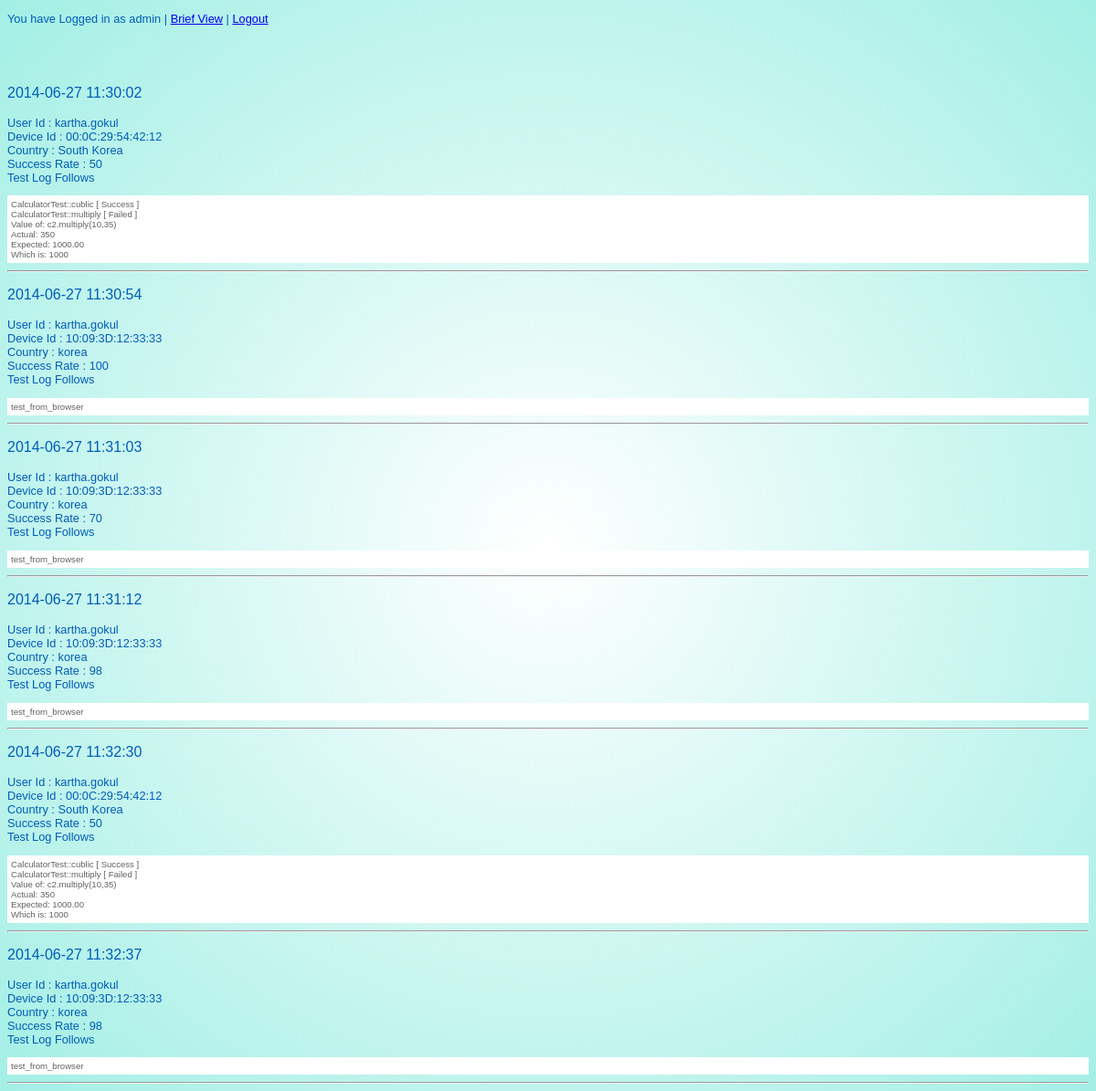
/completelog.php (signed in), run on the app's committed database.
### tables this page shows
CREATE TABLE IF NOT EXISTS `test_data` (
  `userid` varchar(6000) NOT NULL,
  `machineid` varchar(6000) NOT NULL,
  `successrate` int(11) NOT NULL,
  `country` varchar(6000) NOT NULL,
  `details` text NOT NULL,
  `update_date` datetime NOT NULL
);

### completelog.php (the view, shortened to what this page needs)
<!DOCTYPE html>
<html>
    <head>
        <link href="index_style.css" rel="stylesheet" type="text/css" />
        <link rel="stylesheet" type="text/css" href="//cdn.datatables.net/1.10.0/css/jquery.dataTables.css">
    </head>
    <body>
        <?php
        global $DBServer, $DBName, $DBUser, $DBPass;
        $conn = new mysqli($DBServer, $DBUser, $DBPass, $DBName);
        $user = $_SESSION['username'];
        ?>
        <p class="aero_info"><?php echo "You have Logged in as $user"; ?> | <a href="viewall.php">Brief View</a> | <a href="logout.php">Logout</a></p>
        <?php
        if ($user == "admin")
            $sql = "SELECT * FROM test_data";
        else
            $sql = "SELECT * FROM `test_data` WHERE userid = '$user' ORDER BY `update_date` DESC ";
        $rs = $conn->query($sql);
        ?>
        <br></br>
        <?php
        $rs->data_seek(0);
        while ($row = $rs->fetch_assoc()) {
            $userId = $row['userid'];
            $machineId = $row['machineid'];
            $country = $row['country'];
            $successRate = $row['successrate'];
            $update_date = $row['update_date'];
            $details = $row['details'];
            echo "<p class='aero_para'>";
            echo $update_date;
            echo "</p>";
            echo "<p class='aero_info'>";
            echo "User Id : " . $userId;
            echo "<br>";
            echo "Device Id : " . $machineId;
            echo "<br>";
            echo "Country : " . $country;
            echo "<br>";
            echo "Success Rate : " . $successRate;
            echo "<br>";
            $out = preg_replace('/\v+|\\\[rn]/', '<br/>', $details);
            echo "Test Log Follows";
            echo "</p><div class='aero_log'>";
            echo $out;
            echo "</div><hr>";
            ?>
            <?php
        }
        ?>
</body>
</html>

### index_style.css (style rules this page uses)
body { background-image: -ms-radial-gradient(center, circle farthest-corner, #FFFFFF 0%, #A3EFE5 100%); background-image: -moz-radial-gradient(center, circle farthest-corner, #FFFFFF 0%, #A3EFE5 100%); background-image: -o-radial-gradient(center, circle farthest-corner, #FFFFFF 0%, #A3EFE5 100%); background-image: -webkit-gradient(radial, center center, 0, center center, 506, color-stop(0, #FFFFFF), color-stop(1, #A3EFE5)); background-image: -webkit-radial-gradient(center, circle farthest-corner, #FFFFFF 0%, #A3EFE5 100%); background-image: radial-gradient(circle farthest-corner at center, #FFFFFF 0%, #A3EFE5 100%); }
.aero_info { color: #333333; font-family: Tahoma, Geneva, sans-serif; font-size: 80%; color: #005CB9; }
.aero_log { background-color: #FFFFFF; padding: 4px; color: #606060; font-family: Tahoma, Geneva, sans-serif; font-size: 60%; }
.aero_para { color: #333333; font-family: Tahoma, Geneva, sans-serif; color: #005CB9; }

### data on the page
test_data: update_date "2014-06-27 11:30:02", userid "kartha.gokul", machineid "00:0C:29:54:42:12", country "South Korea", successrate "50", details "CalculatorTest::cublic [ Success ] CalculatorTest::multiply [ Failed ] Value of: c2.multiply(10,35) Actual: 350 Expected: 1000.00 Which is: 1000"
test_data: update_date "2014-06-27 11:30:54", userid "kartha.gokul", machineid "10:09:3D:12:33:33", country "korea", successrate "100", details "test_from_browser"
test_data: update_date "2014-06-27 11:31:03", userid "kartha.gokul", machineid "10:09:3D:12:33:33", country "korea", successrate "70", details "test_from_browser"
test_data: update_date "2014-06-27 11:31:12", userid "kartha.gokul", machineid "10:09:3D:12:33:33", country "korea", successrate "98", details "test_from_browser"
test_data: update_date "2014-06-27 11:32:30", userid "kartha.gokul", machineid "00:0C:29:54:42:12", country "South Korea", successrate "50", details "CalculatorTest::cublic [ Success ] CalculatorTest::multiply [ Failed ] Value of: c2.multiply(10,35) Actual: 350 Expected: 1000.00 Which is: 1000"
test_data: update_date "2014-06-27 11:32:37", userid "kartha.gokul", machineid "10:09:3D:12:33:33", country "korea", successrate "98", details "test_from_browser"

### other printed values
$user "admin"
